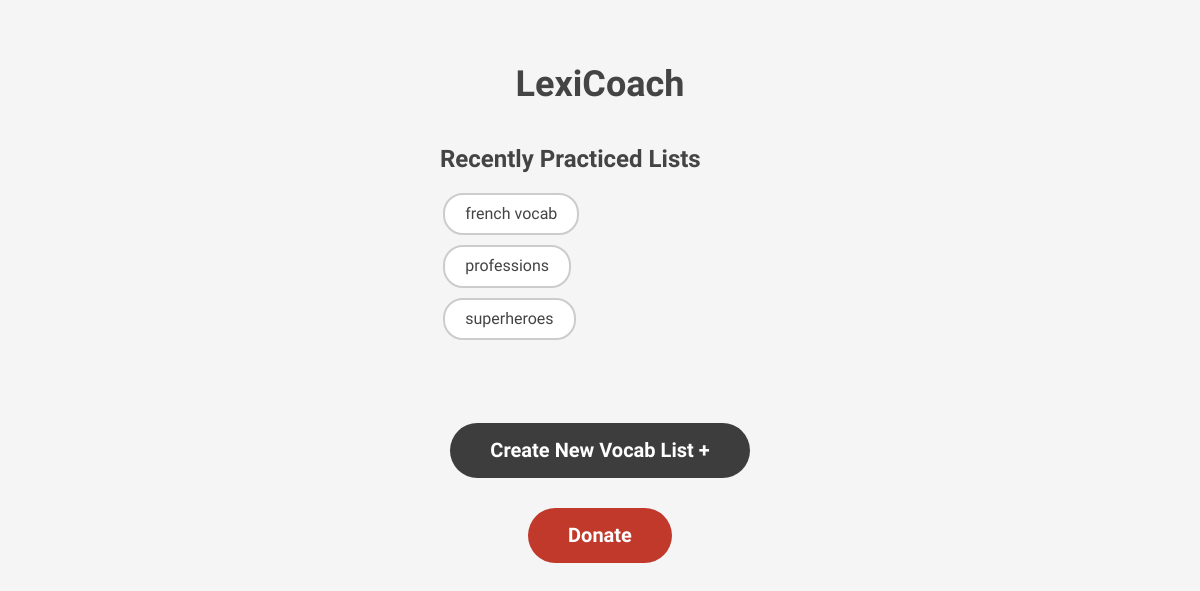
Before: / with the older database file.
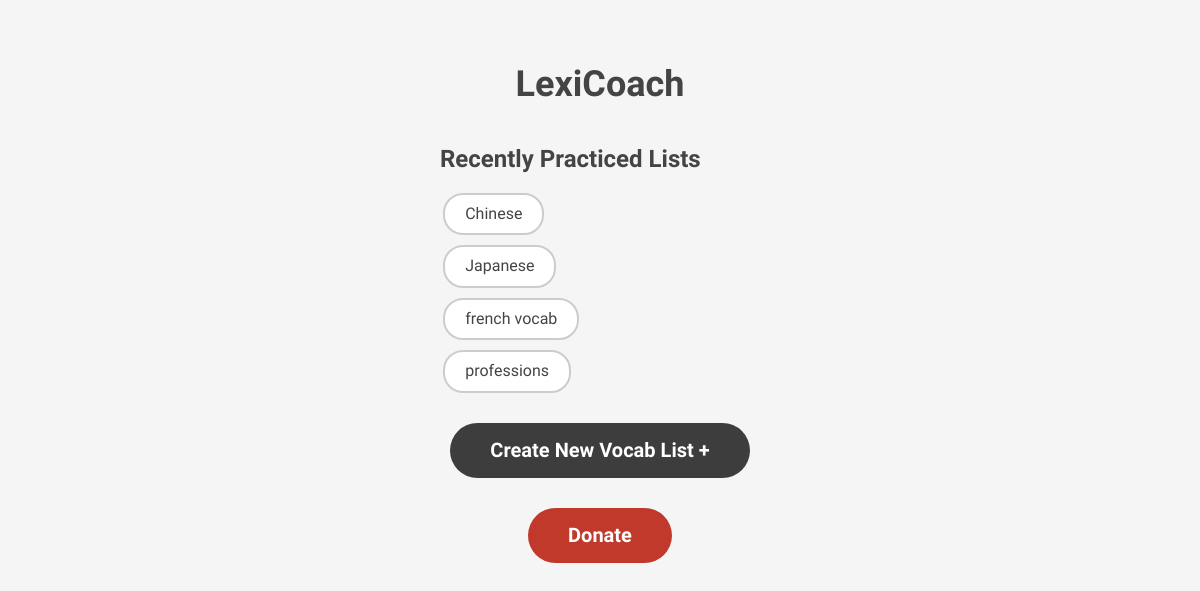
After: the same page with the newer database file.
### dbops.py (models this page shows)
class VocabList(db.Model):
    name = db.Column(db.String, unique=True, nullable=False, primary_key=True)
    language = db.Column(db.String, nullable=False)
    vocab = db.Column(db.UnicodeText, nullable=False)

### dbops.py (the view)
@app.route('/')
def home():
    all_lists = db.session.execute(db.select(VocabList.name)).scalars()
    return render_template('home.html',names=all_lists)

### templates/home.html (shortened to what this page needs)
<!DOCTYPE html>
<html>
<head>
	<link rel="stylesheet" href="https://cdnjs.cloudflare.com/ajax/libs/normalize/8.0.1/normalize.min.css" />
	<link rel="stylesheet" href="{{ url_for('static', filename='style.css') }}">
</head>
<body>
	<div class="container">
		<h1 class="title">LexiCoach</h1>
		<div class="recently-practiced">
			<h2 class="section-title">Recently Practiced Lists</h2>
			<div class="scroll-box">
			{% for i in names %}
				<button class="recent-btn" onclick="startPractice(this)">{{i}}</button>
		        {% endfor %}
			</div>
		</div>
		<button class="create-btn" onclick="goToVocabListWindow()">Create New Vocab List +</button>
		<button class="donate-btn" onclick="goToDonatePage()">Donate</button>
	</div>
</body>
</html>

### static/style.css (style rules this page uses)
body { background-color: #f5f5f5; font-family: 'Nunito Sans', sans-serif; font-size: 16px; color: #444; }
.container { max-width: 800px; margin: 0 auto; padding: 40px 20px; }
.title { font-size: 36px; font-weight: 700; margin-bottom: 40px; text-align: center; }
.section-title { font-size: 24px; font-weight: 700; margin-bottom: 20px; margin-left: 30%; }
.scroll-box { overflow-y: scroll; white-space: nowrap; margin-bottom: 30px; height: 200px; width: 80%; }
.recent-btn { display: block; background-color: #fff; border: 2px solid #ccc; margin-left: 38%; color: #444; padding: 10px 20px; margin-bottom: 10px; border-radius: 20px; font-size: 16px; cursor: pointer; }
.create-btn { display: block; background-color: #3d3d3d; color: #fff; padding: 16px 40px; border-radius: 30px; font-size: 20px; font-weight: 600; margin: 0 auto 30px; border: none; cursor: pointer; }
.donate-btn { display: block; background-color: #c0392b; color: #fff; padding: 16px 40px; border-radius: 30px; font-size: 20px; font-weight: 600; margin: 0 auto; border: none; cursor: pointer; }

Changed rows visible on the page:
no longer on this page (row unchanged): VocabList: name "superheroes"
added VocabList: name "Chinese"
added VocabList: name "Japanese"
